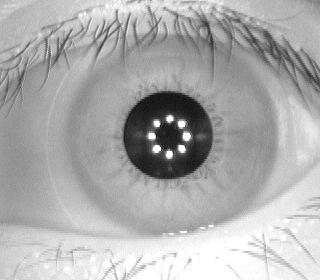
#> input picture S1005L01.jpg, 320 x 280 px
$ python trial.py   (older library calls are emulated)
#> lines starting #> are read from the running program, lines starting #| are printed output that depends on the picture; long printed decimals are rounded
import cv2
import numpy as np
import math

def rgb_to_grayscale(image):
    # Convert RGB image to grayscale
    return cv2.cvtColor(image, cv2.COLOR_BGR2GRAY)

def localize_iris(image):
    # Apply Gaussian blur to reduce noise
    blurred = cv2.GaussianBlur(image, (5, 5), 0)

    # Use Hough Circle Transform to detect iris boundary
    circles = cv2.HoughCircles(blurred, cv2.HOUGH_GRADIENT, dp=1, minDist=30,
                               param1=200, param2=20, minRadius=15, maxRadius=50)

    if circles is not None:
        # Convert circle parameters to integers
        circles = np.round(circles[0, :]).astype("int")

        # Assuming the largest circle corresponds to the iris
        (x, y, r) = circles[0]
        return x, y, r
    else:
        print("No iris found")
        return None

def crop_left_upper_iris(image, x, y, r):
    # Define the cropping region for left upper part of the iris
    x_start = x - (r*2)
    x_end = x
    y_start = y - (r*2)
    y_end = y - int(r/2)

    # Crop the left upper part of the iris
    left_upper_iris_roi = image[y_start:y_end, x_start:x_end]
    return left_upper_iris_roi

def rubber_sheet_normalization(iris_roi):
    # Perform rubber sheet normalization
    normalized_roi = cv2.equalizeHist(iris_roi)  # Example normalization, you can customize as needed
    return normalized_roi

def enhance_roi(roi):
    # Apply histogram equalization
    enhanced_roi = cv2.equalizeHist(roi)

    # Apply contrast stretching
    clahe = cv2.createCLAHE(clipLimit=2.0, tileGridSize=(8, 8))
    enhanced_roi = clahe.apply(enhanced_roi)

    # Apply adaptive histogram equalization
    enhanced_roi = cv2.equalizeHist(enhanced_roi)

    return enhanced_roi


# Load the iris image
iris_image = cv2.imread("S1005L01.jpg")
#> iris_image is the input picture: shape (280, 320, 3); min 0, max 255, mean 172.8

# Convert RGB image to grayscale
gray_image = rgb_to_grayscale(iris_image)

# Localize the iris
x, y, r = localize_iris(gray_image)
#> in localize_iris, `circles = cv2.HoughCircles(blurred, cv2.HOUGH_GRADIENT, dp=1, minDist=..`: circles = [[166.5, 134.5, 44.9], [136.5, 44.5, 33.8], [81.5, 20.5, 31.4]]
#> in localize_iris, `circles = np.round(circles[0, :]).astype("int")`: circles = [[166, 134, 45], [136, 44, 34], [82, 20, 31]]
#> in localize_iris, `(x, y, r) = circles[0]`: x = 166; y = 134; r = 45
#> x = 166; y = 134; r = 45

if (x, y, r) is not None:
    # Crop the left upper part of the iris
    left_upper_iris_roi = crop_left_upper_iris(gray_image, x, y, r)
#> in crop_left_upper_iris, `x_start = x - (r*2)`: x_start = 76
#> in crop_left_upper_iris, `x_end = x`: x_end = 166
#> in crop_left_upper_iris, `y_start = y - (r*2)`: y_start = 44
#> in crop_left_upper_iris, `y_end = y - int(r/2)`: y_end = 112
#> in crop_left_upper_iris, `left_upper_iris_roi = image[y_start:y_end, x_start:x_end]`:
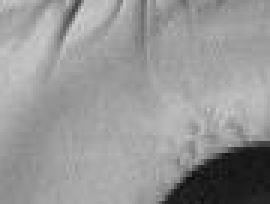
#> left_upper_iris_roi: shape (68, 90) (shown 3 times larger); min 10, max 210, mean 150.8

    #ROI enhancement
    enhanced=enhance_roi(left_upper_iris_roi)
#> in enhance_roi, `enhanced_roi = cv2.equalizeHist(roi)`:
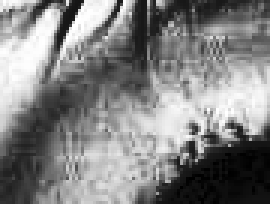
#> enhanced_roi: shape (68, 90) (shown 3 times larger); min 0, max 255, mean 129.8
#> in enhance_roi, `enhanced_roi = clahe.apply(enhanced_roi)`:
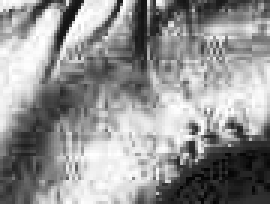
#> enhanced_roi: shape (68, 90) (shown 3 times larger); min 4, max 255, mean 146.5
#> in enhance_roi, `enhanced_roi = cv2.equalizeHist(enhanced_roi)`:
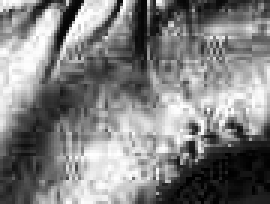
#> enhanced_roi: shape (68, 90) (shown 3 times larger); min 0, max 255, mean 128

    # Apply rubber sheet normalization
    normalized_roi = rubber_sheet_normalization(enhanced)


    # Display the original image and the cropped & normalized ROI
    cv2.imshow('Original Image', iris_image)
    cv2.imshow('Left Upper Iris ROI (Normalized)', normalized_roi)
    #cv2.imshow('Enhanced', enhanced)
    cv2.imwrite('new.jpg',normalized_roi)


from skimage.feature import graycomatrix, graycoprops

def extract_texture_features(image):
    import numpy as np
    # Define GLCM properties
    distances = [1]  # distance between pixels
    angles = [0, np.pi/4, np.pi/2, 3*np.pi/4]  # angles for texture comparison
    levels = 256  # 256 levels because the image is grayscale

    # Compute GLCM
    glcm = graycomatrix(image, distances, angles, levels=levels, symmetric=True, normed=True)

    # Extract texture features
    contrast = graycoprops(glcm, 'contrast').ravel()
    dissimilarity = graycoprops(glcm, 'dissimilarity').ravel()
    homogeneity = graycoprops(glcm, 'homogeneity').ravel()
    energy = graycoprops(glcm, 'energy').ravel()
    correlation = graycoprops(glcm, 'correlation').ravel()

    return contrast, dissimilarity, homogeneity, energy, correlation

def normalize_contrast(contrast):
    # Min-max normalization
    min_val = np.min(contrast)
    max_val = np.max(contrast)
    normalized_contrast = (contrast - min_val) / (max_val - min_val)
    return normalized_contrast

def normalize_dissimilarity(dissimilarity_values):
    # Normalize dissimilarity values to range [1, 2]
    min_val = np.min(dissimilarity_values)
    max_val = np.max(dissimilarity_values)

    normalized_values = 1 + ((dissimilarity_values - min_val) / (max_val - min_val)) * (2 - 1)
    return normalized_values

# Extract texture features from the normalized ROI
contrast, dissimilarity, homogeneity, energy, correlation = extract_texture_features(normalized_roi)
#> in extract_texture_features, `contrast = graycoprops(glcm, 'contrast').ravel()`: contrast = [1148.7, 1738.3, 691.6, 1191.3]
#> in extract_texture_features, `dissimilarity = graycoprops(glcm, 'dissimilarity').ravel()`: dissimilarity = [22.03, 28.68, 17.87, 23.98]
#> in extract_texture_features, `homogeneity = graycoprops(glcm, 'homogeneity').ravel()`: homogeneity = [0.0894, 0.0535, 0.0895, 0.0617]
#> in extract_texture_features, `energy = graycoprops(glcm, 'energy').ravel()`: energy = [0.0143, 0.0129, 0.0147, 0.0134]
#> in extract_texture_features, `correlation = graycoprops(glcm, 'correlation').ravel()`: correlation = [0.894, 0.839, 0.936, 0.89]
#> contrast = [1148.7, 1738.3, 691.6, 1191.3]; dissimilarity = [22.03, 28.68, 17.87, 23.98]; homogeneity = [0.0894, 0.0535, 0.0895, 0.0617]; energy = [0.0143, 0.0129, 0.0147, 0.0134]; correlation = [0.894, 0.839, 0.936, 0.89]

#print("Contrast:", contrast[0])
#print("Dissimilarity:", dissimilarity[0])
print("Homogeneity:", homogeneity[0])
#| Homogeneity: 0.08944
print("Energy:", energy[0])
#| Energy: 0.01431
print("Correlation:", correlation[0])
#| Correlation: 0.8943

normalized_contrast = normalize_contrast(contrast)
#> in normalize_contrast, `min_val = np.min(contrast)`: min_val = 691.6
#> in normalize_contrast, `max_val = np.max(contrast)`: max_val = 1738.3
#> in normalize_contrast, `normalized_contrast = (contrast - min_val) / (max_val - min_val)`: normalized_contrast = [0.437, 1, 0, 0.477]
#> normalized_contrast = [0.437, 1, 0, 0.477]

print("Normalized Contrast:", normalized_contrast[0])
#| Normalized Contrast: 0.4367

normalized_dissimilarity = normalize_dissimilarity(dissimilarity)
#> in normalize_dissimilarity, `min_val = np.min(dissimilarity_values)`: min_val = 17.87
#> in normalize_dissimilarity, `max_val = np.max(dissimilarity_values)`: max_val = 28.68
#> in normalize_dissimilarity, `normalized_values = 1 + ((dissimilarity_values - min_val) / (max_val -..`: normalized_values = [1.38, 2, 1, 1.57]
#> normalized_dissimilarity = [1.38, 2, 1, 1.57]

print("Normalized Dissimilarity:", normalized_dissimilarity[0])
#| Normalized Dissimilarity: 1.384


cv2.waitKey(0)
cv2.destroyAllWindows()

$ run again, with S1008L01.jpg copied over S1005L01.jpg
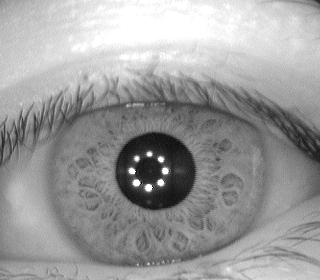
#> input picture S1008L01.jpg, 320 x 280 px
#> iris_image is the input picture: shape (280, 320, 3); min 0, max 255, mean 155.7
#> in localize_iris, `circles = cv2.HoughCircles(blurred, cv2.HOUGH_GRADIENT, dp=1, minDist=..`: circles = [[155.5, 170.5, 39.8]]
#> in localize_iris, `circles = np.round(circles[0, :]).astype("int")`: circles = [[156, 170, 40]]
#> in localize_iris, `(x, y, r) = circles[0]`: x = 156; y = 170; r = 40
#> `x, y, r = localize_iris(gray_image)`: x = 156; y = 170; r = 40
#> x_start = 76
#> x_end = 156
#> y_start = 90
#> y_end = 150
#> in crop_left_upper_iris, `left_upper_iris_roi = image[y_start:y_end, x_start:x_end]`:
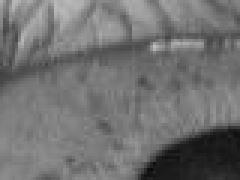
#> left_upper_iris_roi: shape (60, 80) (shown 3 times larger); min 10, max 191, mean 112.9
#> in enhance_roi, `enhanced_roi = cv2.equalizeHist(enhanced_roi)`:
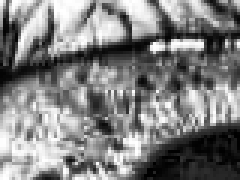
#> enhanced_roi: shape (60, 80) (shown 3 times larger); min 0, max 255, mean 128
#> in extract_texture_features, `contrast = graycoprops(glcm, 'contrast').ravel()`: contrast = [1625.7, 2393.4, 1144.6, 2299.5]
#> in extract_texture_features, `dissimilarity = graycoprops(glcm, 'dissimilarity').ravel()`: dissimilarity = [28.33, 35.61, 24.42, 34.84]
#> in extract_texture_features, `homogeneity = graycoprops(glcm, 'homogeneity').ravel()`: homogeneity = [0.0776, 0.0454, 0.0631, 0.0488]
#> in extract_texture_features, `energy = graycoprops(glcm, 'energy').ravel()`: energy = [0.0142, 0.0131, 0.0143, 0.0134]
#> in extract_texture_features, `correlation = graycoprops(glcm, 'correlation').ravel()`: correlation = [0.85, 0.778, 0.894, 0.786]
#> `contrast, dissimilarity, homogeneity, energy, correlation = extract_te..`: contrast = [1625.7, 2393.4, 1144.6, 2299.5]; dissimilarity = [28.33, 35.61, 24.42, 34.84]; homogeneity = [0.0776, 0.0454, 0.0631, 0.0488]; energy = [0.0142, 0.0131, 0.0143, 0.0134]; correlation = [0.85, 0.778, 0.894, 0.786]
#| Homogeneity: 0.07757
#| Energy: 0.01418
#| Correlation: 0.8503
#> in normalize_contrast, `min_val = np.min(contrast)`: min_val = 1144.6
#> in normalize_contrast, `max_val = np.max(contrast)`: max_val = 2393.4
#> in normalize_contrast, `normalized_contrast = (contrast - min_val) / (max_val - min_val)`: normalized_contrast = [0.385, 1, 0, 0.925]
#| Normalized Contrast: 0.3852
#> in normalize_dissimilarity, `min_val = np.min(dissimilarity_values)`: min_val = 24.42
#> in normalize_dissimilarity, `max_val = np.max(dissimilarity_values)`: max_val = 35.61
#> normalized_values = [1.35, 2, 1, 1.93]
#| Normalized Dissimilarity: 1.350
